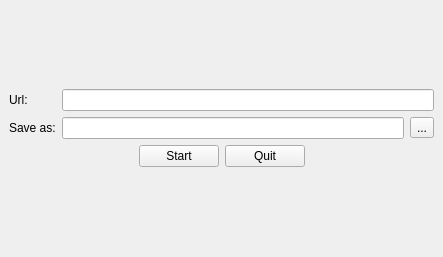
<?xml version="1.0" encoding="UTF-8"?>
<ui version="4.0">
 <class>MainWindow</class>
 <widget class="QMainWindow" name="MainWindow">
  <property name="geometry">
   <rect>
    <x>0</x>
    <y>0</y>
    <width>443</width>
    <height>257</height>
   </rect>
  </property>
  <property name="windowTitle">
   <string>MainWindow</string>
  </property>
  <widget class="QWidget" name="centralwidget">
   <layout class="QGridLayout" name="gridLayout_2">
    <item row="0" column="0">
     <layout class="QGridLayout" name="gridLayout">
      <item row="0" column="0">
       <layout class="QHBoxLayout" name="horizontalLayout_2">
        <item>
         <layout class="QVBoxLayout" name="verticalLayout">
          <item>
           <widget class="QLabel" name="label">
            <property name="text">
             <string>Url:</string>
            </property>
           </widget>
          </item>
          <item>
           <widget class="QLabel" name="label_2">
            <property name="text">
             <string>Save as:</string>
            </property>
           </widget>
          </item>
         </layout>
        </item>
        <item>
         <layout class="QVBoxLayout" name="verticalLayout_2">
          <item>
           <widget class="QLineEdit" name="lineEdit_url"/>
          </item>
          <item>
           <layout class="QHBoxLayout" name="horizontalLayout">
            <item>
             <widget class="QLineEdit" name="lineEdit_save_as"/>
            </item>
            <item>
             <widget class="QToolButton" name="toolButton_brw">
              <property name="text">
               <string>...</string>
              </property>
             </widget>
            </item>
           </layout>
          </item>
         </layout>
        </item>
       </layout>
      </item>
      <item row="1" column="0">
       <layout class="QHBoxLayout" name="horizontalLayout_4">
        <item>
         <spacer name="horizontalSpacer">
          <property name="orientation">
           <enum>Qt::Horizontal</enum>
          </property>
          <property name="sizeHint" stdset="0">
           <size>
            <width>40</width>
            <height>20</height>
           </size>
          </property>
         </spacer>
        </item>
        <item>
         <layout class="QHBoxLayout" name="horizontalLayout_3">
          <item>
           <widget class="QPushButton" name="pushButton_start">
            <property name="text">
             <string>Start</string>
            </property>
           </widget>
          </item>
          <item>
           <widget class="QPushButton" name="pushButton_quit">
            <property name="text">
             <string>Quit</string>
            </property>
           </widget>
          </item>
         </layout>
        </item>
        <item>
         <spacer name="horizontalSpacer_2">
          <property name="orientation">
           <enum>Qt::Horizontal</enum>
          </property>
          <property name="sizeHint" stdset="0">
           <size>
            <width>40</width>
            <height>20</height>
           </size>
          </property>
         </spacer>
        </item>
       </layout>
      </item>
     </layout>
    </item>
   </layout>
  </widget>
  <widget class="QMenuBar" name="menubar">
   <property name="geometry">
    <rect>
     <x>0</x>
     <y>0</y>
     <width>443</width>
     <height>25</height>
    </rect>
   </property>
  </widget>
 </widget>
 <resources/>
 <connections/>
</ui>
